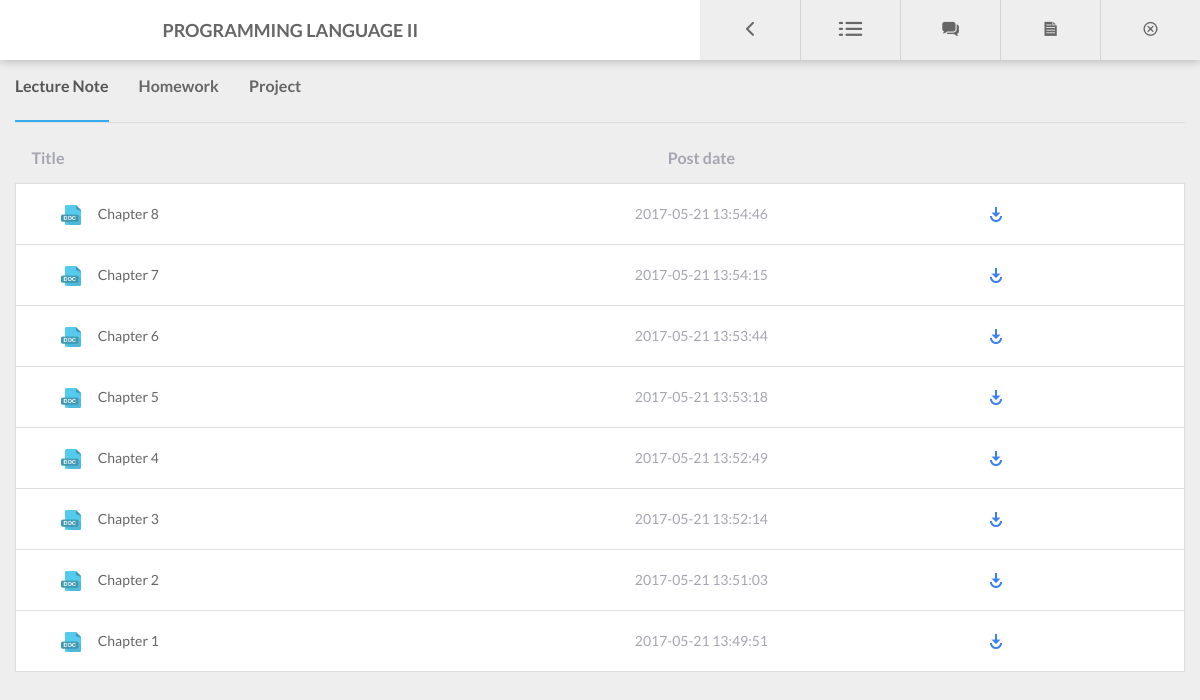
Screenshot of /website/html/coursedetails.php?c_id=1 (signed in) with the database file from the repository.
### tables this page shows
CREATE TABLE `course` (
  `c_id` int(11) NOT NULL,
  `c_fullname` text NOT NULL,
  `c_code` varchar(50) DEFAULT NULL,
  `c_credit` float DEFAULT NULL,
  `c_reviewsystem` varchar(50) DEFAULT NULL,
  `c_level` int(2) DEFAULT NULL,
  `c_cat` varchar(20) DEFAULT NULL,
  `c_totalabsence` int(2) DEFAULT NULL
);

CREATE TABLE `doc` (
  `d_id` int(11) NOT NULL,
  `c_id` int(11) DEFAULT NULL,
  `m_nId` varchar(20) DEFAULT NULL,
  `d_type` varchar(30) DEFAULT NULL,
  `d_title` varchar(40) DEFAULT NULL,
  `d_description` text,
  `d_file` blob,
  `d_sdl` text,
  `d_postdate` datetime DEFAULT NULL,
  `f_path` text,
  `f_size` text,
  `f_type` text
);

### website/html/coursedetails.php (the view, shortened to what this page needs)
<?php
    include "connect.php";
     $key = $_GET['c_id'] ;
                    $sql="SELECT * FROM course WHERE c_id =$key ";
                    $result=mysqli_query($conn,$sql);
                    if(mysqli_num_rows($result))
                        {  while($row=mysqli_fetch_assoc($result))
                            { $timely=$row["c_id"];
    ?>
<!DOCTYPE HTML PUBLIC "-//W3C//DTD HTML 4.01//EN" "http://www.w3.org/TR/html4/strict.dtd">
<html lang="en">
<head>
    <link rel="stylesheet" type="text/css" href="css/library/bootstrap.min.css">
    <link rel="stylesheet" type="text/css" href="css/library/font-awesome.min.css">
    <link rel="stylesheet" type="text/css" href="css/library/owl.carousel.css">
    <link rel="stylesheet" type="text/css" href="css/library/animate.css">
    <link rel="stylesheet" type="text/css" href="css/md-font.css">
    <link rel="stylesheet" type="text/css" href="css/style.css">
    <link rel="stylesheet" href="css/uikit.min.css" />
        <link rel="stylesheet" type="text/css" href="src/DateTimePicker.css" />
</head>
<body id="page-top">
<div id="page-wrap">
    <div class="top-nav">
        <h4 class="sm black bold" style="margin-left: 30px"><?php echo  $row["c_fullname"]?></h4>
        <ul class="top-nav-list">
        <li class="prev-course"><a href="courses.php"><i class="icon md-angle-left"></i><span class="tooltip">Prev</span></a>
              <li class="discussion-learn">
                <a href="#"><i class="icon md-list"></i><span class="tooltip">Exam Dates</span></a>
            </li>
            <li class="discussion-learn">
                <a href="#"><i class="icon md-comments"></i><span class="tooltip">New Topic</span></a>
                         <?php
                    $sql="SELECT * FROM disc_topic where c_id = '$timely' order by dt_id desc ";
                    $result=mysqli_query($conn,$sql);
                ?>
                  <?php if ($_SESSION["m_role"] == 'Instructor' ||$_SESSION["m_role"] == 'Administrator'){ ?>
            <li class="backpage">
              <a href="<?php echo "adddocument.php?c_id=".$timely."" ?>">
             <i class="icon md-file"></i><span class="tooltip">New Doc</span></a>
            </li>
            <li class="backpage" >
                <a href="index.php"><i  class="icon md-close-1"></i><span class="tooltip">Home</span></a>
            </li>
          <?php }if ($_SESSION["m_role"] == 'Student' ){?>
            <li class="backpage" style="width:230px">
                <a href="index.php"><i style="width:230px" class="icon md-close-1"></i><span class="tooltip">Home</span></a>
            </li>
            <?php }?>
        </ul>
    </div>
    <section  class="course-concern" >
            <div class="container " >
                <div class="table-asignment">
                  <?php  if ($_SESSION["m_role"] == 'Instructor'){ ?>
                <ul class="nav-tabs" role="tablist">
                 <li class="active"><a href="#attendance" role="tab" data-toggle="tab">Attendance</a></li>
               <li><a href="#lecturenote" role="tab" data-toggle="tab">Lecture Note</a></li>
                    <li><a href="#homeworkannouncement" role="tab" data-toggle="tab">Homework</a></li>
                     <li><a href="#projectannouncement" role="tab" data-toggle="tab">Project</a></li>
                    <li><a href="#examresult" role="tab" data-toggle="tab">Exam's Result</a></li>
                </ul>
                <?php } else { ?>
                 <ul class="nav-tabs" role="tablist">
               <li class="active"><a href="#lecturenote" role="tab" data-toggle="tab">Lecture Note</a></li>
                    <li><a href="#homeworkannouncement" role="tab" data-toggle="tab">Homework</a></li>
                     <li><a href="#projectannouncement" role="tab" data-toggle="tab">Project</a></li>
                </ul>
            <?php } ?>
                <div class="tab-content">
     <?php  if ($_SESSION["m_role"] == 'Instructor'){ ?>
      <div class="tab-pane fade" id="lecturenote">
      <?php } else {?>
                    <div class="tab-pane fade in active" id="lecturenote">
                      <?php }
                            $sql1="SELECT * FROM doc where  d_type = 'Lecture Note' and c_id = '$timely' order by d_id desc" ;
                              $result1=mysqli_query($conn,$sql1);
                              if(mysqli_num_rows($result1))
                                {
                                  ?>
                        <table class="mc-table">
                                <thead >
                                  <tr >
                                    <th class="submissions"><span class="gris">&ensp;&ensp;Title</span></th>
                                    <th class=""><span class="gris">Post date </span></th>
                                    <th class="latest-reply"><span class="gris"></span></th>
                                  </tr>
                                </thead>
                          <?php
                                    while($row1=mysqli_fetch_assoc($result1))
                                      {
                                        $id = $row1['d_id'];
                                        $row1['c_id'] = $timely ;
                                  if ($_SESSION["m_role"] == 'Student'){ ?>
                            <tr >
                              <td   class="submissions uk-margin-small-right" type="button" uk-toggle="target: #offcanvas-reveal<?php echo $id ?>">
                                <a href="<?php echo "coursedetails.php?c_id=".$timely."&d_id" ?>" >
                                  <img src="images/lecture2.png" width="20px" height="20px">&ensp;&ensp;
                                  <span ><?php echo $row1["d_title"] ?></span>
                                </a>
                              </td>
                              <td class="total-subm"><span class="gris"><?php echo $row1["d_postdate"] ?></span></td>
                              <td class="latest-reply">
                                 <a href="<?php echo "download.php?d_id=".$id."" ?>">
                                    <i class="material-icons dp48" style="color:#3a7ff5 ">play_for_work</i>
                                  </a>
                              </td>
                            </tr>
                                                                  <div id="offcanvas-reveal<?php echo $id ?>" uk-offcanvas="mode: reveal; overlay: true">
                                      <div class="uk-offcanvas-bar" style="background-color: #024A87">
                                        <h3>Title</h3>
                                        <h4><?php echo $row1["d_title"] ?></h4>
                                        <img src="images/PJ1.png" width="40px" height="40px">&ensp;&ensp;Attached practical work
                                         <?php echo "<br><br>";
                                      $query="SELECT * from practical_work where d_id=$id order by td_id desc"  ;
                                       $res=mysqli_query($conn,$query);
                                        if(mysqli_num_rows($res))
                                        {
                                          while($r=mysqli_fetch_assoc($res)) {
                                            $tdid=$r['td_id'];
                                            $tdname=$r['td_title'];
                                            $tdfile=$r['td_file']; ?>
                                         <div >
                                        <a  id="io<?php echo $id ?>" href="<?php echo "downloadtd.php?td_id=".$tdid ?>" style="text-decoration: none;" >
                                        <img src="images/des3.png" width="15px" height="15px">&ensp;&ensp;
                                          <span style="font-size: 13px">
                                            <?php
                                                if(strlen($tdname) > 15)
                                                {
                                                $vv=substr($tdname,0,12)."...";
                                                }
                                                else
                                                $vv=$tdname;
                                              echo $vv;
                                            ?>
                                          </span>
                                        </a>
                                        </div>
                                        <?php    }  } else { ?>
                                            <div id="no">There is no practical work posted </div><br>
                                        <?php } ?>
                                       <br><img src="images/des4.png" width="20px" height="20px">&ensp;&ensp;Description  : <br><div style="font-size: 13.5px;margin-left:35px"><?php echo $row1["d_description"] ?></div>
                                        <button class="uk-button uk-button-default uk-offcanvas-close uk-width-1-1 uk-margin" id="close<?php echo $id ?>" type="button">Close</button>
                                    </div>
                                  </div>
                            <?php }
                              else {  ?>
                            <tr >
                              <td   class="submissions uk-margin-small-right" type="button" uk-toggle="target: #offcanvas-reveal<?php echo $id ?>">
                                <a href="coursedetails.php?d_id=$id" >
                                  <img src="images/lecture.png" width="20px" height="20px">&ensp;&ensp;
                                  <span ><?php echo $row1["d_title"] ?></span>
                                </a>
                              </td>
                              <td class="total-subm"><span class="gris"><?php echo $row1["d_postdate"] ?></span></td>
                              <td class="latest-reply">
                                 <a href="<?php echo "download.php?d_id=".$id."" ?>">
                                    <i class="material-icons dp48" style="color:#3a7ff5 ">play_for_work</i>
                                  </a>
                              </td>
                       </tr>
                                         <?php
                                      $query="SELECT * from practical_work where d_id=$id order by td_id desc"  ;
                                       $res=mysqli_query($conn,$query);
                                        if(mysqli_num_rows($res))
                                        {
                                          while($r=mysqli_fetch_assoc($res)) {
                                            $tdname=$r['td_title'];
                                            $tdfile=$r['td_file']; ?>
                                            <?php
                                                $vv=$tdname;
                                            ?>
                                        <?php    }  } ?>
                         <?php } } }?>
                      </table>
                      </div>
<?php }}?>
            </div>
        </div>
    </section>
</div>
</body>
</html>

### rows the page displays
course: c_fullname "PROGRAMMING LANGUAGE II"
doc: d_title "Chapter 8", d_postdate "2017-05-21 13:54:46"
doc: d_title "Chapter 7", d_postdate "2017-05-21 13:54:15"
doc: d_title "Chapter 6", d_postdate "2017-05-21 13:53:44"
doc: d_title "Chapter 5", d_postdate "2017-05-21 13:53:18"
doc: d_title "Chapter 4", d_postdate "2017-05-21 13:52:49"
doc: d_title "Chapter 3", d_postdate "2017-05-21 13:52:14"
doc: d_title "Chapter 2", d_postdate "2017-05-21 13:51:03"
doc: d_title "Chapter 1", d_postdate "2017-05-21 13:49:51"
